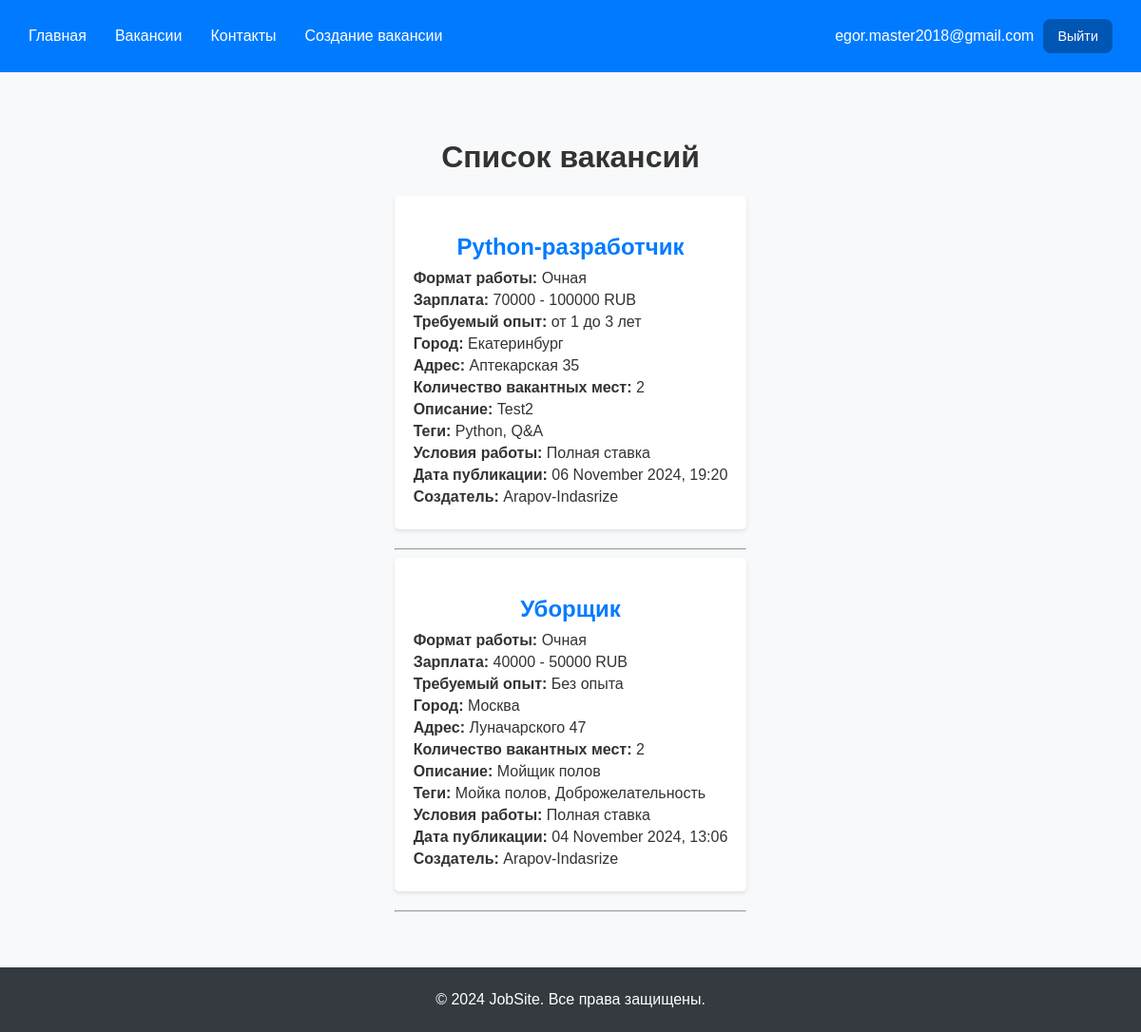
Page /test/vacancies/ (signed in) on the earlier database version.
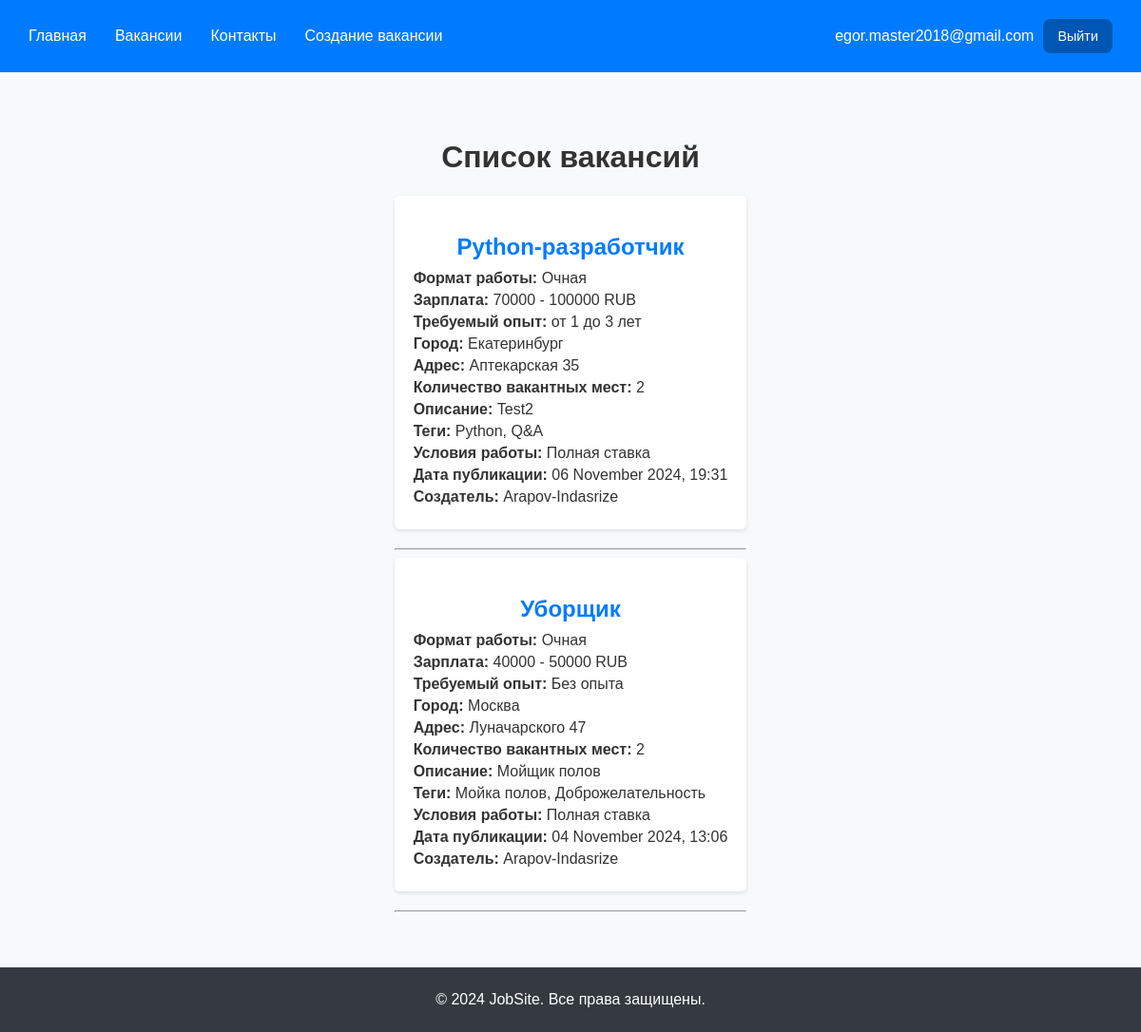
Same page on the later database version.
### registration/models.py (models this page shows, shortened)
class CustomAbstractUser(AbstractBaseUser, PermissionsMixin):
    email = models.EmailField(_("email address"), blank=False, unique=True)
    is_staff = models.BooleanField(
        _("staff status"),
        default=False,
        help_text=_("Designates whether the user can log into this admin site."),
    )
    is_active = models.BooleanField(
        _("active"),
        default=True,
        help_text=_(
            "Designates whether this user should be treated as active. "
            "Unselect this instead of deleting accounts."
        ),
    )
    date_joined = models.DateTimeField(_("date joined"), default=timezone.now)
    objects = CustomUserManager()
    USERNAME_FIELD = 'email'  # или 'username' в зависимости от настроек
    REQUIRED_FIELDS = []
    class Meta:
        verbose_name = _("Авторизационник")
        verbose_name_plural = _("Авторизационники")
        abstract = True

class CustomUser(CustomAbstractUser):
    class Meta(CustomAbstractUser.Meta):
        swappable = "AUTH_USER_MODEL"

class Employer(CustomUser):
    company_name = models.CharField(_("Имя компании"), max_length=255)
    company_info = models.TextField(_("Информация о компании"), blank=True)
    REQUIRED_FIELDS = ['company_name',]
    class Meta:
        verbose_name = _("Работодатель")
        verbose_name_plural = _("Работодатели")

### api/models.py (models this page shows, shortened)
class Vacancy(models.Model):
    WORK_FORMAT_CHOICES = [
        ('remote', 'Удаленная'),
        ('hybrid', 'Гибридная'),
        ('onsite', 'Очная'),
    ]
    WORK_CONDITION_CHOICES = [
        ('full_time', 'Полная ставка'),
        ('part_time', 'Неполная ставка'),
        ('internship', 'Стажировка'),
        ('volunteering', 'Волонтерство'),
        ('one_time', 'Разовое задание'),
        ('project', 'Проектная работа'),
    ]
    CURRENCY_CHOICES = [
        ('RUB', 'RUB'),
        ('USD', 'USD'),
        ('EUR', 'EUR'),
    ]
    EXPERIENCE_CHOICES = [
        ('0', 'Без опыта'),
        ('1', 'До 1 года'),
        ('1-3', 'от 1 до 3 лет'),
        ('3-6', 'от 3 до 6 лет'),
        ('6', 'более 6 лет'),
    ]
    STATUS_CHOICES = [
        ('published', 'Опубликована'),
        ('archived', 'В архиве'),
        ('checking', 'На проверке'),
    ]
    title = models.CharField(max_length=255, verbose_name='Название')
    work_format = models.CharField(
        max_length=10,
        choices=WORK_FORMAT_CHOICES,
        default='onsite',
        verbose_name='Формат работы'
    )
    min_salary = models.PositiveIntegerField(verbose_name='Минимальная зарплата')
    max_salary = models.PositiveIntegerField(verbose_name='Максимальная зарплата')
    currency = models.CharField(
        max_length=3,
        choices=CURRENCY_CHOICES,
        default='RUB',
        verbose_name='Валюта'
    )
    experience = models.CharField(
        max_length=10,
        choices=EXPERIENCE_CHOICES,
        default='0',
        verbose_name='Опыт работы'
    )
    city = models.CharField(max_length=255, verbose_name='Город')
    address = models.CharField(max_length=255, verbose_name='Адрес')
    number_of_openings = models.PositiveIntegerField(verbose_name='Количество вакантных мест')
    description = models.TextField(verbose_name='Описание')
    tech_stack_tags = models.ManyToManyField('TechStackTag', blank=True, verbose_name='Навыки')
    work_condition_tags = models.CharField(
        max_length=20,
        choices=WORK_CONDITION_CHOICES,
        default='full_time',
        verbose_name='Условие работы'
    )
    publication_date = models.DateTimeField(auto_now_add=True, verbose_name='Дата публикации')
    status = models.CharField(
        max_length=10,
        choices=STATUS_CHOICES,
        default='published',
        verbose_name='Статус'
    )
    created_by = models.ForeignKey(
        Employer,  # Указываем модель работодателя
        on_delete=models.CASCADE,
        verbose_name='Создатель вакансии'
    )
    class Meta:
        verbose_name = 'Вакансия'
        verbose_name_plural = 'Вакансии'
    def formatted_publication_date(self):
        return self.publication_date.strftime('%d %B %Y, %H:%M')

class TechStackTag(models.Model):
    name = models.CharField(max_length=100, unique=True, verbose_name='Навык')
    class Meta:
        verbose_name = 'Навык'
        verbose_name_plural = 'Навыки'

### api/views.py (the view)
# urls.py: path('test/vacancies/', vacancy_list, name='vacancy_list'),
@login_required
def vacancy_list(request):
    if not hasattr(request.user, 'applicant'):
        return render(request, 'access_denied.html')  # Показать страницу доступа запрещен
    vacancies = Vacancy.objects.filter(status='published')  # Фильтрация по статусу
    return render(request, 'vacancy_list.html', {'vacancies': vacancies})

### templates/vacancy_list.html (shortened to what this page needs)
{% extends 'base.html' %}
{% block content %}
    <h1>Список вакансий</h1>
    <div class="vacancy-list">
        {% for vacancy in vacancies %}
        <div class="vacancy-item">
            <h2>{{ vacancy.title }}</h2>
            <p><strong>Формат работы:</strong> {{ vacancy.get_work_format_display }}</p>
            <p><strong>Зарплата:</strong> {{ vacancy.min_salary }} - {{ vacancy.max_salary }} {{ vacancy.currency }}</p>
            <p><strong>Требуемый опыт:</strong> {{ vacancy.get_experience_display }}</p>
            <p><strong>Город:</strong> {{ vacancy.city }}</p>
            <p><strong>Адрес:</strong> {{ vacancy.address }}</p>
            <p><strong>Количество вакантных мест:</strong> {{ vacancy.number_of_openings }}</p>
            <p><strong>Описание:</strong> {{ vacancy.description }}</p>
            <p><strong>Теги:</strong>
                {% for tag in vacancy.tech_stack_tags.all %}
                    {{ tag.name }}{% if not forloop.last %}, {% endif %}
                {% endfor %}
            </p>
            <p><strong>Условия работы:</strong> {{ vacancy.get_work_condition_tags_display }}</p>
            <p><strong>Дата публикации:</strong> {{ vacancy.formatted_publication_date }}</p>
            <p><strong>Создатель:</strong> {{ vacancy.created_by.company_name }}</p>
        </div>
        <hr>
        {% empty %}
        <p>Вакансий нет</p>
        {% endfor %}
    </div>
{% endblock %}

### templates/base.html (shortened to what this page needs)
{% load static %}
<!DOCTYPE html>
<html lang="ru">
<head>
    <link rel="stylesheet" href="{% static 'css/styles.css' %}">
</head>
<body>
  <div class="wrapper">
    <header class="header">
      <div class="header__inner">
        <nav class="nav">
          <ul class="nav-links">
              <li><a href="/test/">Главная</a></li>
              <li><a href="/test/vacancies">Вакансии</a></li>
              <li><a href="/test/contact">Контакты</a></li>
              <li><a href="/test/add">Создание вакансии</a></li>
          </ul>
        </nav>
          <div class="header__btns">
              {% if user.is_authenticated %}
                  <span class="user-email">
                    {{ user.email }}
                  </span>
                  <a href="/logout" class="button">Выйти</a>
              {% else %}
                  <a href="/login" class="button">Войти</a>
                  <a href="/choice_registration" class="button">Зарегистрироваться</a>
              {% endif %}
          </div>
      </div>
    </header>
    <main class="main">
        {% block content %}
        {% endblock %}
    </main>
    <footer class="footer">
        <p>&copy; 2024 JobSite. Все права защищены.</p>
    </footer>
  </div>
</body>
</html>

### static/css/styles.css (style rules this page uses)
html { scroll-behavior: smooth; overflow-x: hidden; }
body { font-family: Arial, sans-serif; height: 100%; background-color: #f8f9fa; color: #333; padding: 0; margin: 0; }
h1, h2, h3, h4, h5, h6 { text-align: center; }
.header { background-color: #007bff; padding: 20px 30px; }
.header .nav-links { list-style: none; display: flex; margin: 0; padding: 0; }
.header a { color: #fff; text-decoration: none; }
.main { max-width: 800px; height: 100%; margin: 50px auto; padding: 0 20px; }
.vacancy-list { margin-top: 20px; }
.vacancy-item { background-color: #fff; border-radius: 5px; box-shadow: 0 2px 4px rgba(0, 0, 0, 0.1); padding: 20px; margin-bottom: 20px; text-align: left; }
.vacancy-item h2 { color: #007bff; margin-bottom: 10px; }
.vacancy-item p { margin: 5px 0; }
.footer { text-align: center; color: #fff; background-color: #343a40; padding: 20px 30px; }
.footer p { margin: 5px 0; }
.wrapper { display: flex; flex-direction: column; height: 100%; }
.main { flex: 1 0 auto; }
.footer { flex: 0 0 auto; }
.header__inner { display: flex; justify-content: space-between; align-items: center; }
.header__btns { display: flex; align-items: center; gap: 10px; }
.header__btns a { font-size: 0.9em; color: #ffffff; text-decoration: none; background-color: #0056b3; border-radius: 8px; padding: 10px 15px; transition: 0.3s; }
.nav-links { gap: 30px; }
.user-email { font-weight: 500; color: #ffffff; }

Differences in the rows shown:
changed Vacancy "Python-разработчик": formatted_publication_date "06 November 2024, 19:20" → "06 November 2024, 19:31"
